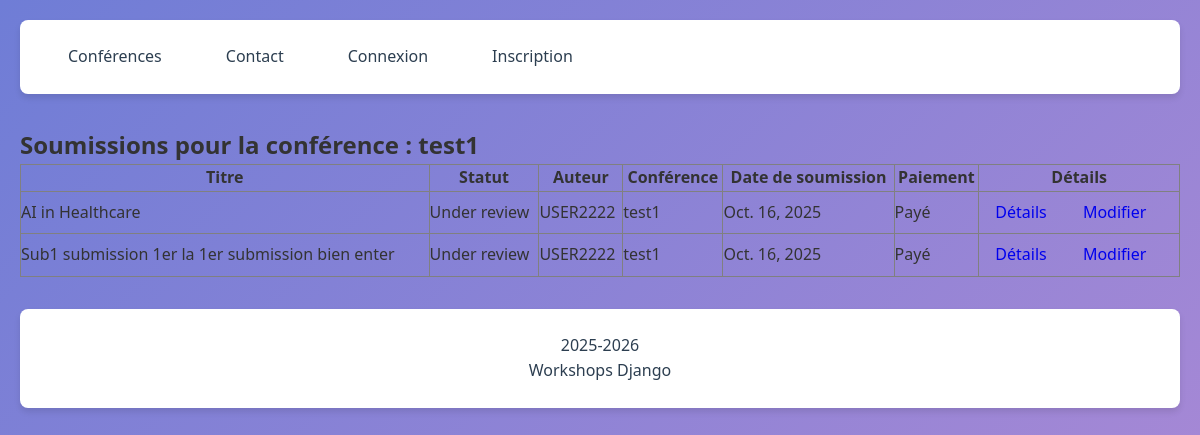
The page /conferences/conference/3/submissions/ on the database its author committed.
### ConferenceApp/models.py (models this page shows, shortened)
class Conference(models.Model):
    conference_id = models.AutoField(primary_key=True)
    name = models.CharField(max_length=255)
    description = models.TextField(validators=[
        MinLengthValidator(30, message="La description doit contenir au moins 30 caractères.")
    ])
    location = models.CharField(max_length=255)
    THEME = [
        ("CS&IA", "Computer science & IA"),
        ("CS", "Social science"),
        ("SE", "Science and eng")
    ]
    theme = models.CharField(max_length=255, choices=THEME)
    start_date = models.DateField()
    end_date = models.DateField()
    created_at = models.DateTimeField(auto_now_add=True)
    update_at = models.DateTimeField(auto_now=True)

class Submission(models.Model):
    submission_id = models.CharField(max_length=255, primary_key=True, unique=True, editable=False,default=generate_submission_id)
    title = models.CharField(max_length=255)
    abstract = models.TextField()
    keywords = models.TextField(validators=[validate_keywords])
    paper = models.FileField(upload_to='sub_paper/', validators=[FileExtensionValidator(allowed_extensions=['pdf'])])
    CHOICES = [
        ("Submitted", "Submitted"),
        ("Accepted", "Accepted"),
        ("Rejected", "Rejected"),
        ("Under review", "Under review"),
    ]
    status = models.CharField(max_length=255, choices=CHOICES)
    submission_date = models.DateField(auto_now_add=True)
    payed = models.BooleanField(default=False)
    created_at = models.DateTimeField(auto_now_add=True)  # corrigé
    update_at = models.DateTimeField(auto_now=True)      # corrigé
    userid = models.ForeignKey('UserApp.User', on_delete=models.CASCADE, related_name='submissions')
    conference = models.ForeignKey(Conference, on_delete=models.CASCADE, related_name='submissions')

### UserApp/models.py (models this page shows, shortened)
class User(AbstractUser):
    userid = models.CharField(max_length=8, primary_key=True, unique=True, editable=False)
    firstname = models.CharField(max_length=100,validators=[name_validator])
    lastname = models.CharField(max_length=100,validators=[name_validator])
    email = models.EmailField(max_length=100, unique=True,validators=[verify_email])
    affiliation = models.CharField(max_length=225)
    nationality = models.CharField(max_length=100)
    Roles = [
        ('participant', 'participant'),
        ('commitee', 'Organizing commite member')
    ]
    role = models.CharField(max_length=100, choices=Roles, default="participant")
    created_at = models.DateTimeField(auto_now_add=True)
    update_at = models.DateTimeField(auto_now=True)

### ConferenceApp/views.py (the view)
# urls.py: path('conference/<int:conference_id>/submissions/', ListSubmissions.as_view(), name='list_submissions'),
class ListSubmissions(ListView):
    model = Submission
    template_name = 'submissions/list_submissions.html'  # à créer
    context_object_name = 'submissions'
    def get_queryset(self):
        conference_id = self.kwargs.get('conference_id')
        conference = get_object_or_404(Conference, pk=conference_id)
        return Submission.objects.filter(conference=conference).order_by('-submission_date')
    def get_context_data(self, **kwargs):
        context = super().get_context_data(**kwargs)
        context['conference'] = get_object_or_404(Conference, pk=self.kwargs.get('conference_id'))
        return context

### GestionConference/Templates/submissions/list_submissions.html (shortened to what this page needs)
{% extends 'base.html' %}
{% block content %}
<div class="container">
    <h2>Soumissions pour la conférence : {{ conference.name }}</h2>
    <table border="1" style="width: 100%; border-collapse: collapse;">
        <thead>
            <tr>
                <th>Titre</th>
                <th>Statut</th>
                <th>Auteur</th>
                <th>Conférence</th>
                <th>Date de soumission</th>
                <th>Paiement</th>
                <th>Détails</th>
            </tr>
        </thead>
        <tbody>
            {% for submission in submissions %}
            <tr>
                <td>{{ submission.title }}</td>
                <td>{{ submission.status }}</td>
                <td>{{ submission.userid.username }}</td>
                <td>{{ submission.conference.name }}</td>
                <td>{{ submission.submission_date }}</td>
                <td>{% if submission.payed %}Payé{% else %}Non payé{% endif %}</td>
                <td>
                    <a href="{% url 'submission_detail' submission.submission_id %}" class="btn btn-secondary">
                        Détails
                    </a>
                    <a href="{% url 'update_submission' submission.submission_id %}" class="btn btn-warning btn-sm">
                        Modifier
                    </a>
                </td>
            </tr>
            {% empty %}
            <tr>
                <td colspan="7" style="text-align: center;">Aucune soumission trouvée.</td>
            </tr>
            {% endfor %}
        </tbody>
    </table>
</div>
{% endblock %}

### GestionConference/Templates/base.html (style rules this page uses)
:root { --primary-color: #c3e0f4; --secondary-color: #2c3e50; --accent-color: #e74c3c; --light-color: #ecf0f1; --success-color: #2ecc71; --text-color: #333; --border-radius: 8px; --box-shadow: 0 4px 6px rgba(0, 0, 0, 0.1); --transition: all 0.3s ease; }
* { margin: 0; padding: 0; box-sizing: border-box; }
body { font-family: 'Segoe UI', Tahoma, Geneva, Verdana, sans-serif; line-height: 1.6; color: var(--text-color); background: linear-gradient(135deg, #6f7dd6 0%, #b08ad5 100%); min-height: 100vh; padding: 20px; display: flex; flex-direction: column; min-height: 100vh; }
.container { max-width: 1200px; margin: 0 auto; flex: 1; }
.btn { display: inline-flex; align-items: center; padding: 8px 16px; border-radius: var(--border-radius); text-decoration: none; font-weight: 500; transition: var(--transition); border: none; cursor: pointer; font-family: inherit; }

### rows shown on the page
Conference: name "test1"
Submission: title "AI in Healthcare", status "Under review", userid.username "USER2222", conference.name "test1", submission_date "Oct. 16, 2025", payed "Payé"
Submission: title "Sub1 submission 1er la 1er submission bien enter", status "Under review", userid.username "USER2222", conference.name "test1", submission_date "Oct. 16, 2025", payed "Payé"
